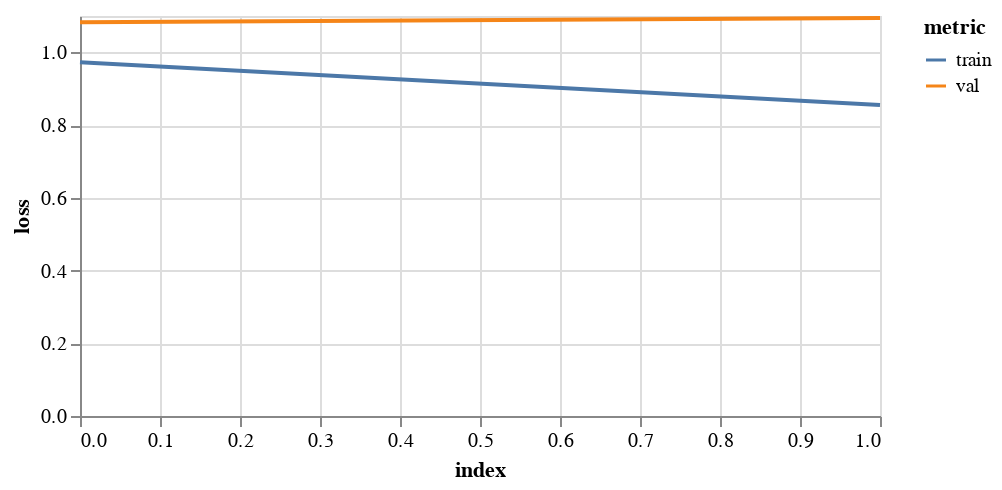

Notebook code for this chart:
### Markdown cell above
## 3. Train on all groups at once

### Code cell
allTrainData, allValData = [], []
print('training on all groups')
for name, data in trainSets.items():
    allTrainData = allTrainData + data
    allValData = allValData + valSets[name]

gcn = FeaStNet()
history = gcn.trainModel(allTrainData, allValData, epochs=epochs, batch_size=256, flatten=True, logTrans=False, 
                         ssTrans=True, saveDir=saveDir+'allGroups')

display(plotHistory(history))

# test
for testName, testSet in testSets.items():
    print('testing on '+testName+'\n\n')
    resultsDict = gcn.testModel(testSet, level='field')
    resultsDict['Trained on'] = ['all groups']*len(resultsDict['mse'])
    resultsDict['Tested on'] = [testName]*len(resultsDict['mse'])
    results = pivotDict(resultsDict)
    resultsList.extend(results)
    
pd.DataFrame(resultsList)

### Figure 1 — Vega-Lite specification as saved in the notebook (floating-point values rounded to 4 significant figures)
{"config": {"view": {"continuousWidth": 400, "continuousHeight": 300}}, "data": {"name": "data-ac5f67b7126ab09b734b0ef2ae9fa037"}, "mark": "line", "encoding": {"color": {"type": "nominal", "field": "metric"}, "tooltip": [{"type": "quantitative", "field": "epoch"}, {"type": "quantitative", "field": "value"}], "x": {"type": "quantitative", "field": "index"}, "y": {"type": "quantitative", "axis": {"title": "loss"}, "field": "value"}}, "height": 200, "transform": [{"fold": ["train", "val"], "as": ["metric", "value"]}], "width": 400, "$schema": "https://vega.github.io/schema/vega-lite/v4.8.1.json", "datasets": {"data-ac5f67b7126ab09b734b0ef2ae9fa037": [{"index": 0, "train": 0.973, "val": 1.083}, {"index": 1, "train": 0.8552, "val": 1.094}]}}
